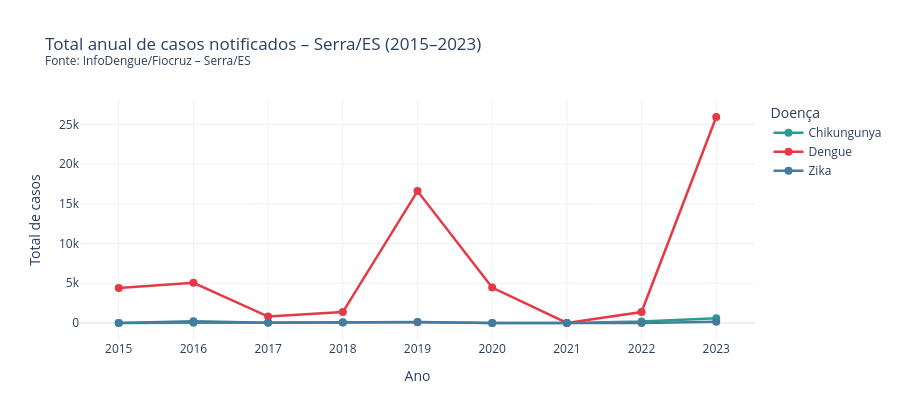

This figure's notebook cell:
### Markdown cell above
---
## Seção 7 · Evolução anual de casos (tendência)

### Code cell
anual = df_casos.groupby(['ano', 'doenca'])['casos'].sum().reset_index()

fig = px.line(anual, x='ano', y='casos', color='doenca',
              markers=True,
              color_discrete_map=CORES,
              labels={'ano': 'Ano', 'casos': 'Total de casos', 'doenca': 'Doença'},
              title='Total anual de casos notificados – Serra/ES (2015–2023)' + SUFIXO_TITULO)
fig.update_traces(line_width=2.5, marker_size=8)
fig.update_layout(template='plotly_white', height=420, hovermode='x unified')
fig.show()

### Figure 1 — Plotly figure (JSON) as saved in the notebook; plotly's stock layout.template omitted (floating-point values rounded to 4 significant figures)
{"data": [{"hovertemplate": "Doença=Chikungunya<br>Ano=%{x}<br>Total de casos=%{y}<extra></extra>", "legendgroup": "Chikungunya", "line": {"color": "#2A9D8F", "dash": "solid", "width": 2.5}, "marker": {"size": 8, "symbol": "circle"}, "mode": "lines+markers", "name": "Chikungunya", "orientation": "v", "showlegend": true, "type": "scatter", "x": [2015, 2016, 2017, 2018, 2019, 2020, 2021, 2022, 2023], "xaxis": "x", "y": [5, 42, 62, 99, 93, 3, 3, 178, 607], "yaxis": "y"}, {"hovertemplate": "Doença=Dengue<br>Ano=%{x}<br>Total de casos=%{y}<extra></extra>", "legendgroup": "Dengue", "line": {"color": "#E63946", "dash": "solid", "width": 2.5}, "marker": {"size": 8, "symbol": "circle"}, "mode": "lines+markers", "name": "Dengue", "orientation": "v", "showlegend": true, "type": "scatter", "x": [2015, 2016, 2017, 2018, 2019, 2020, 2021, 2022, 2023], "xaxis": "x", "y": [4420, 5060, 811, 1380, 16610, 4462, 8, 1380, 25936], "yaxis": "y"}, {"hovertemplate": "Doença=Zika<br>Ano=%{x}<br>Total de casos=%{y}<extra></extra>", "legendgroup": "Zika", "line": {"color": "#457B9D", "dash": "solid", "width": 2.5}, "marker": {"size": 8, "symbol": "circle"}, "mode": "lines+markers", "name": "Zika", "orientation": "v", "showlegend": true, "type": "scatter", "x": [2015, 2016, 2017, 2018, 2019, 2020, 2021, 2022, 2023], "xaxis": "x", "y": [6, 216, 18, 64, 124, 0, 0, 11, 169], "yaxis": "y"}], "layout": {"height": 420, "hovermode": "x unified", "legend": {"title": {"text": "Doença"}, "tracegroupgap": 0}, "title": {"text": "Total anual de casos notificados – Serra/ES (2015–2023)<br><sup>Fonte: InfoDengue/Fiocruz – Serra/ES</sup>"}, "xaxis": {"anchor": "y", "domain": [0, 1], "title": {"text": "Ano"}}, "yaxis": {"anchor": "x", "domain": [0, 1], "title": {"text": "Total de casos"}}}}
